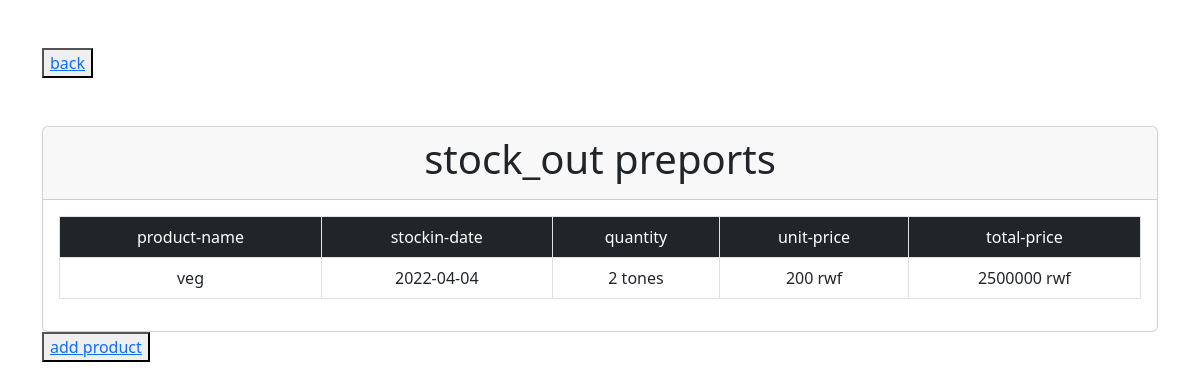
The page /stockout.php on the database its author committed.
### tables this page shows
CREATE TABLE `stock_out` (
  `id` int(255) NOT NULL,
  `name` varchar(255) NOT NULL,
  `date` date NOT NULL,
  `quantity` varchar(255) NOT NULL,
  `unitprice` varchar(255) NOT NULL,
  `totalprice` varchar(255) NOT NULL
);

### stockout.php (the view, shortened to what this page needs)
<?php
include'./connect.php';
$query = "select * from stock_out";
$result = mysqli_query($conn,$query);
?>
<!DOCTYPE html>
<html lang="en">
<head>
    <link rel="stylesheet" href="./style.css">
    <link rel="stylesheet" href="./css/bootstrap.min.css">
    <link rel="stylesheet" href="https://cdnjs.cloudflare.com/ajax/libs/font-awesome/6.4.0/css/all.min.css">
</head>
<body bg-dark>
        <div class="row mt-5">
            <div class="col">
            <div class="container">
                <button class=""><a class="" href="./products.php">back</a></button>
               <div class="card mt-5">
                <div class="card-header">
                    <h2 class="display-6 text-center">stock_out preports</h2>
                </div>
                <div class="card-body">
                    <table class="table table-bordered text-center">
                        <tr class="bg-dark text-white">
                            <td>product-name</td>
                            <td>stockin-date</td>
                            <td>quantity</td>
                            <td>unit-price</td>
                            <td>total-price</td>
                        </tr>
                        <tr>
                            <?php
                            while($row = mysqli_fetch_assoc($result))
                            {
                              ?>
                                <td><?php echo $row['name']; ?></td>
                                <td><?php echo $row['date']; ?></td>
                                <td><?php echo $row['quantity']; ?></td>
                                <td><?php echo $row['unitprice']; ?></td>
                                <td><?php echo $row['totalprice']; ?></td>
                           </tr>
                            <?php
                        }
                         ?>
                    </table>
                </div>
               </div>
            </div>
        </div>
     </div>
     <div class="container"><button><a href="./products.php">add product</a></button>
</body>
</html>

### style.css (style rules this page uses)
body { background-color: silver; }
button,a,.submit { cursor: pointer; }

### rows shown on the page
stock_out: name "veg", date "2022-04-04", quantity "2 tones", unitprice "200 rwf", totalprice "2500000 rwf"
